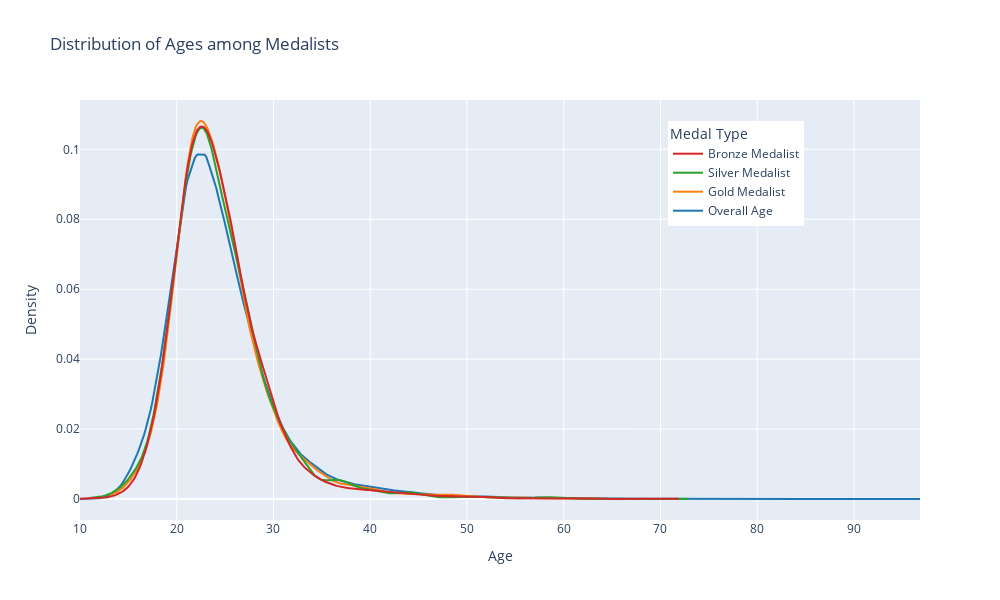

Notebook cell for this chart:
### Code cell
fig=ff.create_distplot([x1,x2,x3,x4],['Overall Age','Gold Medalist','Silver Medalist','Bronze Medalist'],show_hist=False,show_rug=False)

fig.update_layout(
    title="Distribution of Ages among Medalists",  # Title of the plot
    xaxis_title="Age",  # X-axis label
    yaxis_title="Density",  # Y-axis label
    legend_title="Medal Type",  # Legend title
    legend=dict(x=0.7, y=0.95),  # Adjust legend position
)

fig.update_layout(autosize=False,width=1000,height=600)

fig.show()

### Figure 1 — Plotly figure (JSON) as saved in the notebook; plotly's stock layout.template omitted (floating-point values rounded to 4 significant figures; data arrays with more than 128 entries replaced by an {"elided": "..."} marker saying what was removed)
{"data": [{"legendgroup": "Overall Age", "marker": {"color": "rgb(31, 119, 180)"}, "mode": "lines", "name": "Overall Age", "showlegend": true, "type": "scatter", "x": {"elided": "500 float values"}, "xaxis": "x", "y": {"elided": "500 float values"}, "yaxis": "y"}, {"legendgroup": "Gold Medalist", "marker": {"color": "rgb(255, 127, 14)"}, "mode": "lines", "name": "Gold Medalist", "showlegend": true, "type": "scatter", "x": {"elided": "500 float values"}, "xaxis": "x", "y": {"elided": "500 float values"}, "yaxis": "y"}, {"legendgroup": "Silver Medalist", "marker": {"color": "rgb(44, 160, 44)"}, "mode": "lines", "name": "Silver Medalist", "showlegend": true, "type": "scatter", "x": {"elided": "500 float values"}, "xaxis": "x", "y": {"elided": "500 float values"}, "yaxis": "y"}, {"legendgroup": "Bronze Medalist", "marker": {"color": "rgb(214, 39, 40)"}, "mode": "lines", "name": "Bronze Medalist", "showlegend": true, "type": "scatter", "x": {"elided": "500 float values"}, "xaxis": "x", "y": {"elided": "500 float values"}, "yaxis": "y"}], "layout": {"autosize": false, "barmode": "overlay", "height": 600, "hovermode": "closest", "legend": {"title": {"text": "Medal Type"}, "traceorder": "reversed", "x": 0.7, "y": 0.95}, "title": {"text": "Distribution of Ages among Medalists"}, "width": 1000, "xaxis": {"anchor": "y2", "domain": [0, 1], "title": {"text": "Age"}, "zeroline": false}, "yaxis": {"anchor": "free", "domain": [0, 1], "position": 0, "title": {"text": "Density"}}}}
